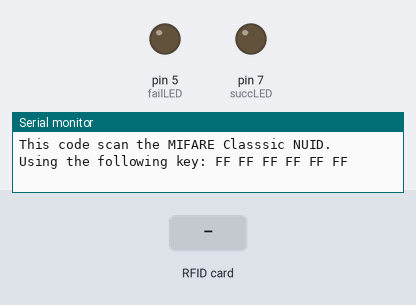
A sketch run on a simulated Arduino Uno, built with avr-gcc and run on an emulated ATmega328P. On the bench: output pins drawn as LEDs (lit = HIGH), the last lines printed to the serial monitor. The test bench sets the inputs (shaded band). Pins used as bus, display or sensor lines are not drawn.

Above: at 1.2 s.
1.3 s: RFID card D3 1F 81 16 held to the reader
At 2.1 s:
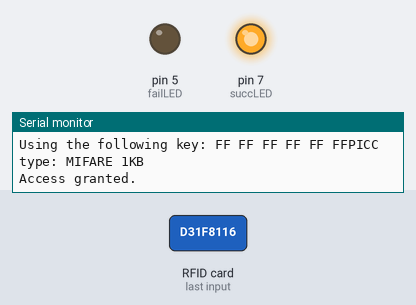
3.8 s: RFID card 5E 7A 19 C4 held to the reader
At 4.5 s:
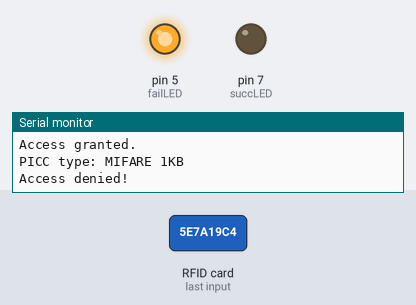
Timing chart, 0 to 6.8 s (numbered marks = the images above; inputs shaded):
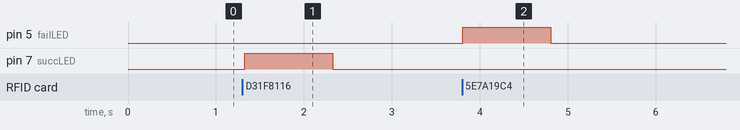

The sketch:

ReadNUID.ino
```cpp
// (licence header left out)
#include <SPI.h>
#include <MFRC522.h>

#define SS_PIN 10
#define RST_PIN 9
int succLED = 7, failLED = 5;

MFRC522 rfid(SS_PIN, RST_PIN); // Instance of the class

MFRC522::MIFARE_Key key;

// Init array that will store new NUID
byte nuidPICC[4] = {0xD3, 0x1F, 0x81, 0x16};

void setup() {
  pinMode(succLED, OUTPUT);
  pinMode(failLED, OUTPUT);
  Serial.begin(9600);
  SPI.begin(); // Init SPI bus
  rfid.PCD_Init(); // Init MFRC522

  for (byte i = 0; i < 6; i++) {
    key.keyByte[i] = 0xFF;
  }

  Serial.println(F("This code scan the MIFARE Classsic NUID."));
  Serial.print(F("Using the following key:"));
  printHex(key.keyByte, MFRC522::MF_KEY_SIZE);
}

void loop() {

  // Reset the loop if no new card present on the sensor/reader. This saves the entire process when idle.
  if ( ! rfid.PICC_IsNewCardPresent())
    return;

  // Verify if the NUID has been readed
  if ( ! rfid.PICC_ReadCardSerial())
    return;

  Serial.print(F("PICC type: "));
  MFRC522::PICC_Type piccType = rfid.PICC_GetType(rfid.uid.sak);
  Serial.println(rfid.PICC_GetTypeName(piccType));

  // Check is the PICC of Classic MIFARE type
  if (piccType != MFRC522::PICC_TYPE_MIFARE_MINI &&
    piccType != MFRC522::PICC_TYPE_MIFARE_1K &&
    piccType != MFRC522::PICC_TYPE_MIFARE_4K) {
    Serial.println(F("Your tag is not of type MIFARE Classic."));
    return;
  }

    // Store NUID into nuidPICC array
    for (byte i = 0; i < 4; i++) {
      nuidPICC[i] = rfid.uid.uidByte[i];
    }
    //{0xD3, 0x1F, 0x81, 0x16}
    if (nuidPICC[0] == 0xD3 && nuidPICC[1] == 0x1F && nuidPICC[2] == 0x81 && nuidPICC[3] == 0x16){
      digitalWrite(succLED, HIGH);
      Serial.println("Access granted.");
      delay(1000);
      digitalWrite(succLED, LOW);
    }
    else{
      digitalWrite(failLED, HIGH);
      Serial.println("Access denied!");
      delay(1000);
      digitalWrite(failLED, LOW);
    }


  // Halt PICC
  rfid.PICC_HaltA();

  // Stop encryption on PCD
  rfid.PCD_StopCrypto1();
}


/**
 * Helper routine to dump a byte array as hex values to Serial.
 */
void printHex(byte *buffer, byte bufferSize) {
  for (byte i = 0; i < bufferSize; i++) {
    Serial.print(buffer[i] < 0x10 ? " 0" : " ");
    Serial.print(buffer[i], HEX);
  }
}

/**
 * Helper routine to dump a byte array as dec values to Serial.
 */
void printDec(byte *buffer, byte bufferSize) {
  for (byte i = 0; i < bufferSize; i++) {
    Serial.print(buffer[i] < 0x10 ? " 0" : " ");
    Serial.print(buffer[i], DEC);
  }
}
```

Measured:
- after the input at 1.3 s, pin 7 (succLED): LOW → HIGH at once, → LOW 1.0 s later
- after the input at 3.8 s, pin 5 (failLED): LOW → HIGH at once, → LOW 1.0 s later
